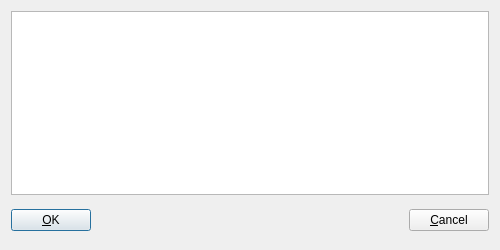
<ui version="4.0" >
 <class>ActivatePluginsDlg</class>
 <widget class="QDialog" name="ActivatePluginsDlg" >
  <property name="geometry" >
   <rect>
    <x>0</x>
    <y>0</y>
    <width>500</width>
    <height>250</height>
   </rect>
  </property>
  <property name="minimumSize" >
   <size>
    <width>500</width>
    <height>250</height>
   </size>
  </property>
  <property name="windowTitle" >
   <string>Activate plugins</string>
  </property>
  <layout class="QVBoxLayout" name="verticalLayout_2" >
   <item>
    <layout class="QVBoxLayout" name="verticalLayout" >
     <item>
      <widget class="QTreeView" name="plugins" />
     </item>
     <item>
      <layout class="QHBoxLayout" name="horizontalLayout" >
       <item>
        <widget class="QPushButton" name="ok_button" >
         <property name="text" >
          <string>&amp;OK</string>
         </property>
         <property name="default" >
          <bool>true</bool>
         </property>
        </widget>
       </item>
       <item>
        <spacer name="horizontalSpacer" >
         <property name="orientation" >
          <enum>Qt::Horizontal</enum>
         </property>
         <property name="sizeHint" stdset="0" >
          <size>
           <width>13</width>
           <height>38</height>
          </size>
         </property>
        </spacer>
       </item>
       <item>
        <widget class="QPushButton" name="cancel_button" >
         <property name="text" >
          <string>&amp;Cancel</string>
         </property>
        </widget>
       </item>
      </layout>
     </item>
    </layout>
   </item>
  </layout>
 </widget>
 <resources/>
 <connections>
  <connection>
   <sender>ok_button</sender>
   <signal>clicked()</signal>
   <receiver>ActivatePluginsDlg</receiver>
   <slot>accept()</slot>
   <hints>
    <hint type="sourcelabel" >
     <x>82</x>
     <y>252</y>
    </hint>
    <hint type="destinationlabel" >
     <x>199</x>
     <y>149</y>
    </hint>
   </hints>
  </connection>
  <connection>
   <sender>cancel_button</sender>
   <signal>clicked()</signal>
   <receiver>ActivatePluginsDlg</receiver>
   <slot>reject()</slot>
   <hints>
    <hint type="sourcelabel" >
     <x>282</x>
     <y>252</y>
    </hint>
    <hint type="destinationlabel" >
     <x>199</x>
     <y>149</y>
    </hint>
   </hints>
  </connection>
 </connections>
</ui>
